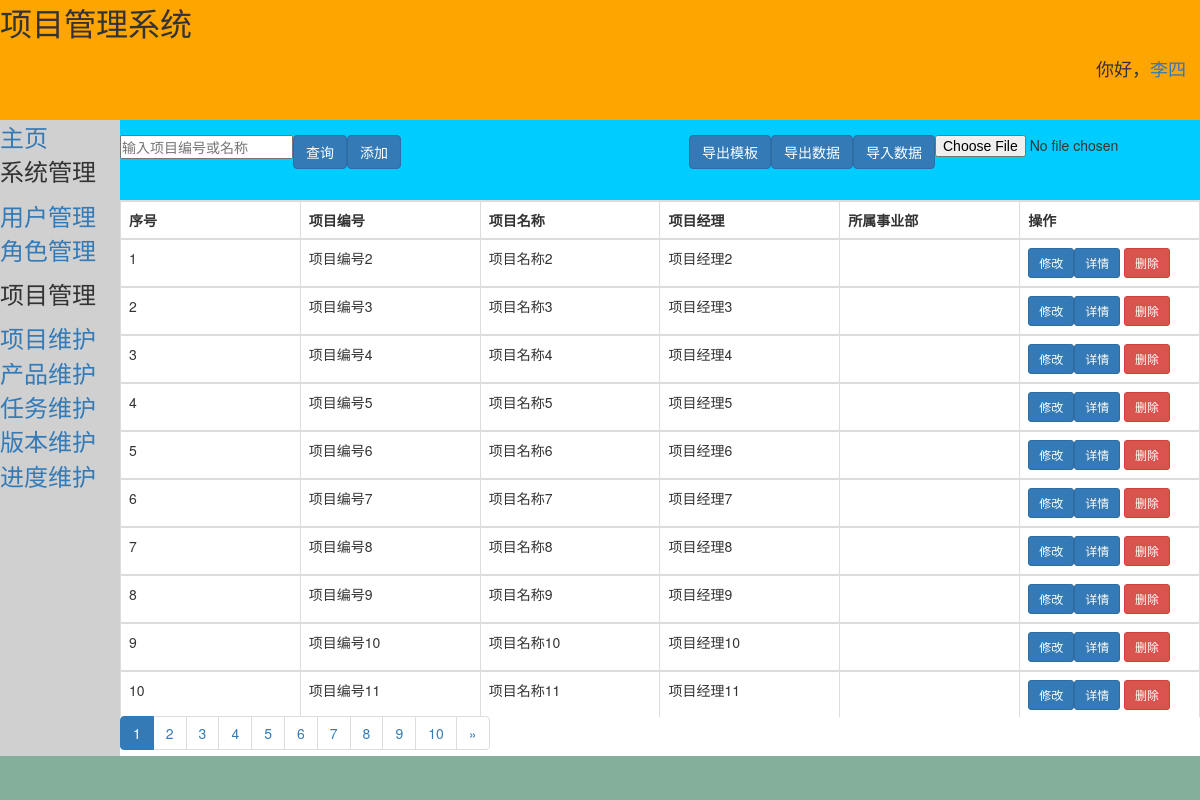
The page /project/project/ (signed in) on the database its author committed.
### login/models.py (models this page shows)
class User(AbstractUser):
    area = models.CharField(max_length=20, verbose_name='地区')
    class Meta:
        verbose_name = '用户'
        verbose_name_plural = '用户'
        ordering = ['id']

### project/models.py (models this page shows)
class Project(models.Model):
    project_num = models.CharField(max_length=30, unique=True, primary_key=True, verbose_name='项目编号')
    project_name = models.CharField(max_length=30, verbose_name='项目名称')
    project_manager = models.CharField(max_length=20, verbose_name='项目经理')
    create_time = models.DateTimeField(auto_now_add=timezone.now, verbose_name='创建时间')
    class Meta:
        verbose_name = '项目'
        verbose_name_plural = '项目'

### project/views.py (the view)
# urls.py: path('project/', include('project.urls')),
def project(request):
    del_id = request.GET.get('del_id', '')
    page = request.GET.get('page', 1)
    search_data = request.GET.get('search', '')
    if del_id:  # 删除数据
        Project.objects.get(project_num=del_id).delete()
        red_path = '?page=' + str(page)
        return HttpResponseRedirect(reverse('project:project') + red_path)
    if search_data:  # 根据项目编号或名称查询
        project_list = Project.objects.filter(
            Q(project_num__contains=search_data) | Q(project_name__contains=search_data)
        )
    else:
        project_list = Project.objects.all()  # 查询全部数据
    count_page = 10     # 按每页count_page条数据分页
    paginator = Paginator(project_list, count_page)
    start = (int(page) - 1) * count_page  # 每页起始数据编号
    try:
        project_data = paginator.page(page)
    except PageNotAnInteger:  # 显示第一页,传入page的值为None或空，默认为1
        project_data = paginator.page(1)
    except EmptyPage:           # 传入page值不在有效范围
        project_data = paginator.page(paginator.num_pages)
    context = {
        'project_data': project_data,
        'start': start,
        'search_data': search_data,
        'username': request.user.first_name,
    }
    return render(request, 'project/project.html', context)

### project/templates/project/project.html (shortened to what this page needs)
{% extends 'login/base.html' %}
{% block rightup %}
    <form action="{% url 'project:project_import'%}" method="post" enctype="multipart/form-data" role="form">
        <div class="form-group">
        <input type="file" name="project_file" required style="display:inline-block;float: right;">
        <button type="submit" class="btn btn-primary" style="display:inline-block;float: right;">导入数据</button>
        </div>
    </form>
    <form action="" method="get" role="form">
        <div class="form-group">
        <input type="text" name="search" required style="display:inline-block;float:left;" placeholder="输入项目编号或名称">
        <button type="submit" class="btn btn-primary" style="display:inline-block;float:left;">查询</button>
        </div>
    </form>
    <a href="{% url 'project:project_download' model=1 %}">
        <button class="btn btn-primary" type="button" style="display:inline-block;float: right;">导出数据</button>
    </a>
    <a href="{% url 'project:project_download' model=2 %}">
        <button class="btn btn-primary" type="button" style="display:inline-block;float: right;">导出模板</button>
    </a>
    <button class="btn btn-primary" data-toggle="modal" data-target="#myModal" style="display:inline-block;float: left;">添加</button>
    {% endblock rightup %}
    {% block right %}
    <TABLE class="table table-hover table-bordered">
        <TR>
            <th>序号</th>
            <th>项目编号</th>
            <th>项目名称</th>
            <th>项目经理</th>
            <th>所属事业部</th>
            <th>操作</th>
        </TR>
        {% for project in project_data %}
            <TR>
                <TD>{{forloop.counter|add:start}}</TD>
                <TD>{{project.project_num}}</TD>
                <TD>{{project.project_name}}</TD>
                <TD>{{project.project_manager}}</TD>
                <TD>{{project.to_department.all.0.department_name}}</TD>
                <td>
                    <button class="btn btn-primary btn-sm" >
                        <a href="/project/product?detail={{project.project_num}}" style="color:white;">详情</a>
                    </button>
                    <button class="btn btn-danger btn-sm" data-toggle="modal" data-target="#my{{project.project_num}}">删除</button>
                    <button class="btn btn-primary btn-sm" data-toggle="modal" data-target="#{{project.project_num}}" style="display:inline-block;float: left;">修改</button>
                </td>
            </TR>
        {% endfor%}
    </TABLE>
    {% endblock right %}
 {% block rightdown %}
    <nav aria-label="Page navigation">
        <ul class="pagination">
            {% for pg in project_data.paginator.page_range %}
                {% if project_data.number == pg %}
                    <li class="active">
                        <a href="?search={{search_data}}&page={{pg}}">{{pg}}</a>
                    </li>
                {% else %}
                    <li>
                        <a href="?search={{search_data}}&page={{pg}}">{{pg}}</a>
                    </li>
                {% endif %}
            {% endfor %}
            {% if project_data.has_next %}
                <li>
                    <a href="?page={{project_data.next_page_number}}&search={{search_data}}" aria-label="Next">
                        <span aria-hidden="true">&raquo;</span>
                    </a>
                </li>
            {% endif %}
        </ul>
    </nav>
{% endblock rightdown %}

### login/templates/login/base.html (shortened to what this page needs)
<!DOCTYPE html>
{% load static %}
<html lang="en">
<head>
    <link rel="stylesheet" href="{% static 'bootstrap-3.3.7-dist/css/bootstrap.min.css' %}">
</head>
<body>
        <div class="top">
            <p><font size="6">项目管理系统</font></p>
            <p align="right"><font size="4">你好，<a href="#">{{username}}</a></font>&emsp;</p>
        </div>
		<div class="left">
            <font size="5">
                <a href="{% url 'login:homepage' %}" >主页</a>
                <p>系统管理</p>
                <ul>
                    <li><a href="{% url 'system:user' %}">用户管理</a></li>
                    <li><a href="{% url 'system:role' %}">角色管理</a></li>
                </ul>
            <p>项目管理</p>
                <ul>
                    <li><a href="{% url 'project:project' %}">项目维护</a></li>
                    <li><a href="{% url 'project:product' %}">产品维护</a></li>
                    <li><a href="{% url 'project:task' %}">任务维护</a></li>
                    <li><a href="{% url 'project:vision' %}">版本维护</a></li>
                    <li><a href="{% url 'project:progress' %}">进度维护</a></li>
                </ul>
            </font>
        </div>
		<div class="rightup">
            <div class="inner">
                {% block rightup %}
                {% endblock rightup %}
            </div>
        </div>
		<div class="right">
            <div class="inner">
                {% block right %}
                {% endblock right %}
            </div>
        </div>
        <div class="rightdown">
            <div class="inner">
                {% block rightdown %}
                {% endblock rightdown %}
            </div>
        </div>
		<div class="bottom"></div>
</body>
</html>

### login/templates/login/base.html (style rules this page uses)
.top { height:15%; position:absolute; top:0%; left:0%; right:0%; background-color:orange; }
.left { position:absolute; top:15%; left:0%; bottom:5%; width:10%; background-color:#D0D0D0; }
.rightup { position:absolute; top:15%; left:10%; right:0%; height:10%; background-color:#00CCFF; }
.right { position:absolute; top:25%; left:10%; right:0%; height:64.5%; background-color:white; }
.rightdown { position:absolute; height:0%; left:10%; right:0%; bottom:13%; background-color:white; }
.bottom { position:absolute; left:0%; right:0%; bottom:0%; height:5.5%; background-color:#84AF9B; }
.inner { min-height:20px; }
* { margin: 0; padding: 0; }
table { border-spacing: 0; border-collapse: collapse; }
table thead, tbody tr { display: table; width: 100%; table-layout: fixed; }

### rows shown on the page
User: first_name "李四"
Project: project_num "项目编号2", project_name "项目名称2", project_manager "项目经理2"
Project: project_num "项目编号3", project_name "项目名称3", project_manager "项目经理3"
Project: project_num "项目编号4", project_name "项目名称4", project_manager "项目经理4"
Project: project_num "项目编号5", project_name "项目名称5", project_manager "项目经理5"
Project: project_num "项目编号6", project_name "项目名称6", project_manager "项目经理6"
Project: project_num "项目编号7", project_name "项目名称7", project_manager "项目经理7"
Project: project_num "项目编号8", project_name "项目名称8", project_manager "项目经理8"
Project: project_num "项目编号9", project_name "项目名称9", project_manager "项目经理9"
Project: project_num "项目编号10", project_name "项目名称10", project_manager "项目经理10"
Project: project_num "项目编号11", project_name "项目名称11", project_manager "项目经理11"

### other values the page prints
{{ pg }} "1"
{{ pg }} "2" "3" "4" "5" "6" "7" "8" "9" "10"
